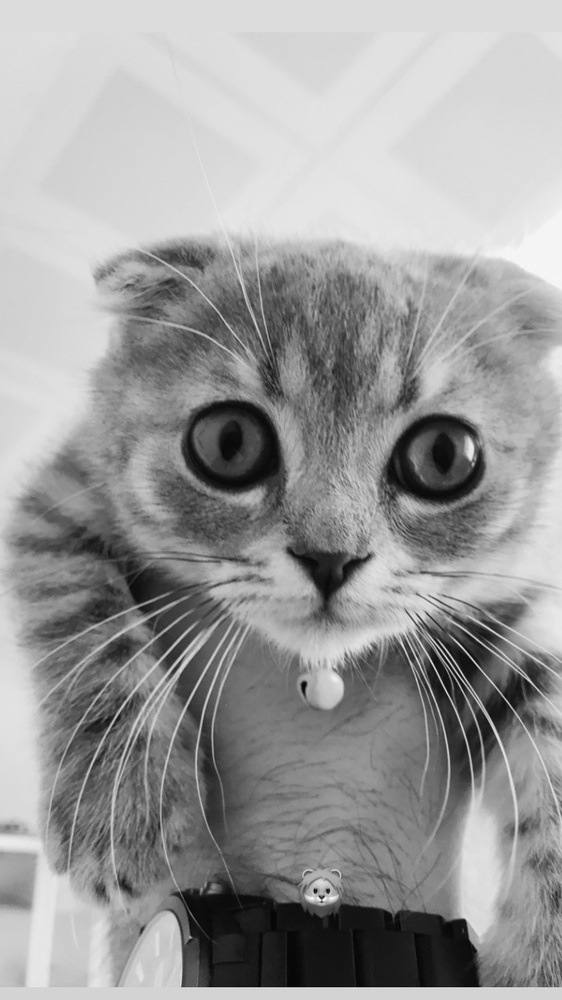
#> input picture resim_video_kayitlari/safi_gray.jpg, 562 x 1000 px, shrunk from 750 x 1334 before the run, found by its file name
$ python goruntulerin_birlestirilmesi.py
#> lines starting #> are read from the running program, lines starting #| are printed output that depends on the picture
"""2 ayrı görüntünün birleştirilmesi
"""

import cv2
import numpy as np
#resmi içe aktar
img = cv2.imread("safi_gray.jpg")
#> img is the input picture: shape (1000, 562, 3); min 0, max 247, mean 154.7
cv2.imshow("Orijinal resim",img)

#yatay
hor = np.hstack((img,img))
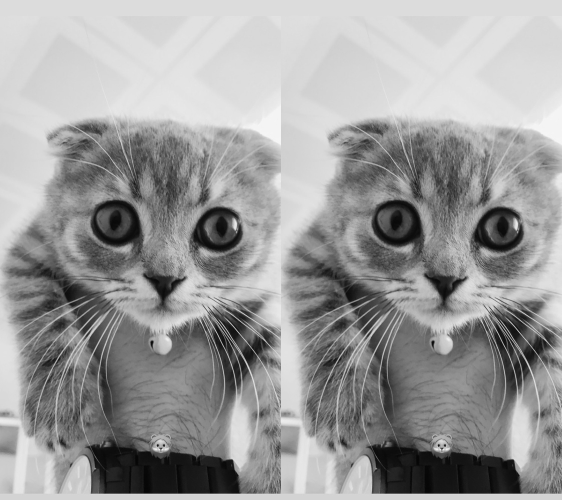
#> hor: shape (1000, 1124, 3) (shown at 1/2 size); min 0, max 247, mean 154.7
cv2.imshow("yatay", hor)

#dikey
ver = np.vstack((img,img))
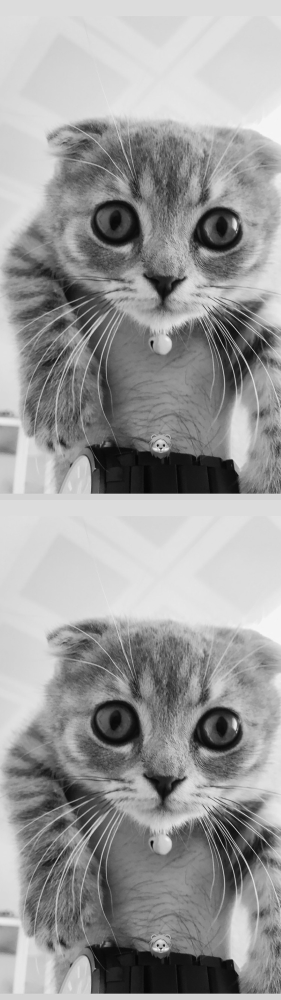
#> ver: shape (2000, 562, 3) (shown at 1/2 size); min 0, max 247, mean 154.7
cv2.imshow("dikey", ver)

cv2.waitKey(0)
cv2.destroyAllWindows()
